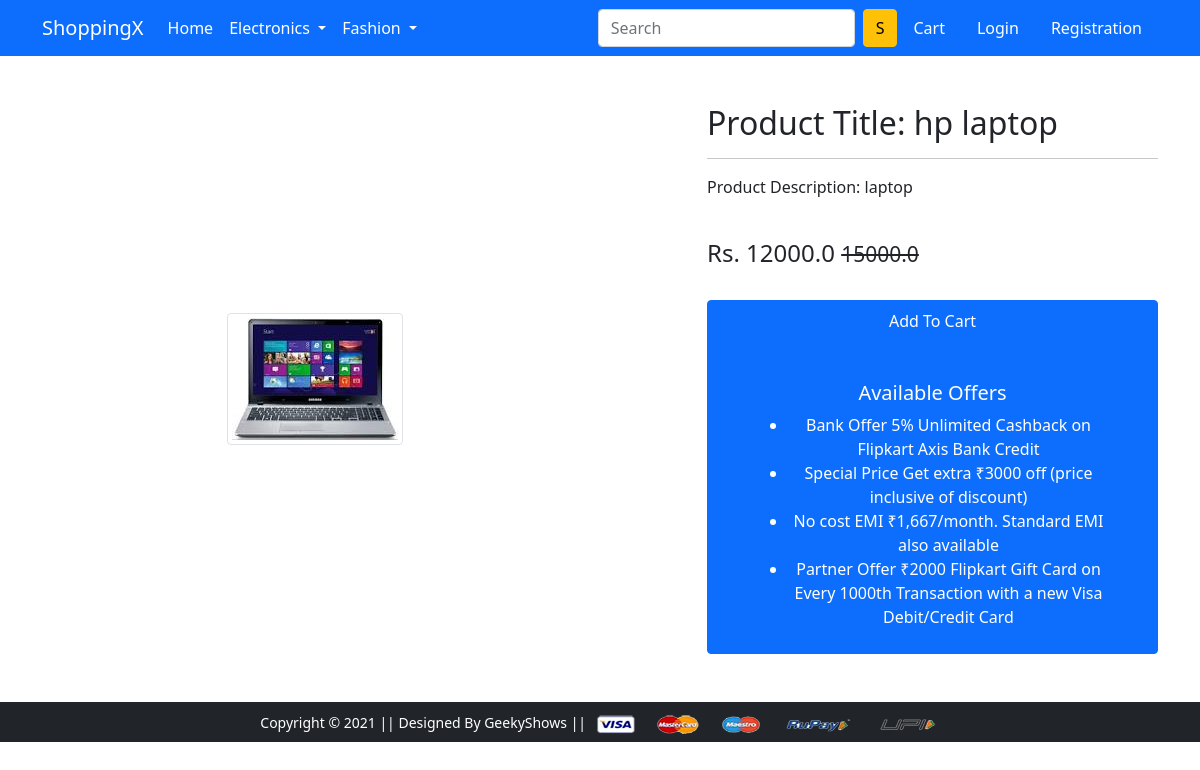
/product-detail/6, run on the app's committed database.
### app/models.py (models this page shows, shortened)
class Product(models.Model):
    title = models.CharField(max_length=100)
    selling_price=models.FloatField()
    discounted_price=models.FloatField()
    description=models.TextField()
    brand = models.CharField(max_length=200)
    category = models.CharField(choices = CATEGORY_CHOICES,max_length=2)
    product_image = models.ImageField(upload_to='producting')

### app/views.py (the view)
# urls.py: path('product-detail/<int:pk>', views.ProductDetailView.as_view(),name='product-detail'),
class ProductDetailView(View):
 def get(self,request, pk):
        product = Product.objects.get(pk = pk)
        item_already_in_cart = False
        if request.user.is_authenticated:
          item_already_in_cart = Cart.objects.filter(Q(product = product.id) & Q(user = request.user)).exists()
          return render(request,"app/productdetail.html",{'product':product,'item_already_in_cart':item_already_in_cart})
        else:
          return render(request,"app/productdetail.html",{'product':product,'item_already_in_cart':item_already_in_cart})

### app/templates/app/productdetail.html (shortened to what this page needs)
{% extends 'app/base.html' %}
{% load static %}
{% block main-content %}
<div class="container my-5">
    <div class="row">
        <div class="col-sm-6 text-center align-self-center">
            <img src="{{product.product_image.url}}" alt="" class="img-fluid img-thumbnail">
        </div>
        <div class="col-sm-5 offset-sm-1">
            <h2>Product Title: {{product.title}}</h2>
            <hr>
            <p>Product Description: {{product.description}}</p> <br>
            <h4>Rs. {{product.discounted_price}}
                <small class="fw-light text-decoration-line-through">{{product.selling_price}}</small>
            </h4><br>
            {% if not request.user.is_authenticated %}
            <form action="/add-to-cart" class="d-inline">
                <button type="submit" class="btn btn-primary shodow px-5 py-2">Add To Cart
            </form>
            {% endif %}
            <h5 class="mt-5">Available Offers</h5>
            <ul>
                <li>Bank Offer 5% Unlimited Cashback on Flipkart Axis Bank Credit</li>
                <li>Special Price Get extra ₹3000 off (price inclusive of discount)</li>
                <li>No cost EMI ₹1,667/month. Standard EMI also available</li>
                <li>Partner Offer ₹2000 Flipkart Gift Card on Every 1000th Transaction with a new Visa Debit/Credit Card
                </li>
            </ul>
        </div>
    </div>
</div>
{% endblock main-content %}

### data on the page
Product: product_image (picture), title "hp laptop", description "laptop", discounted_price "12000.0", selling_price "15000.0"
